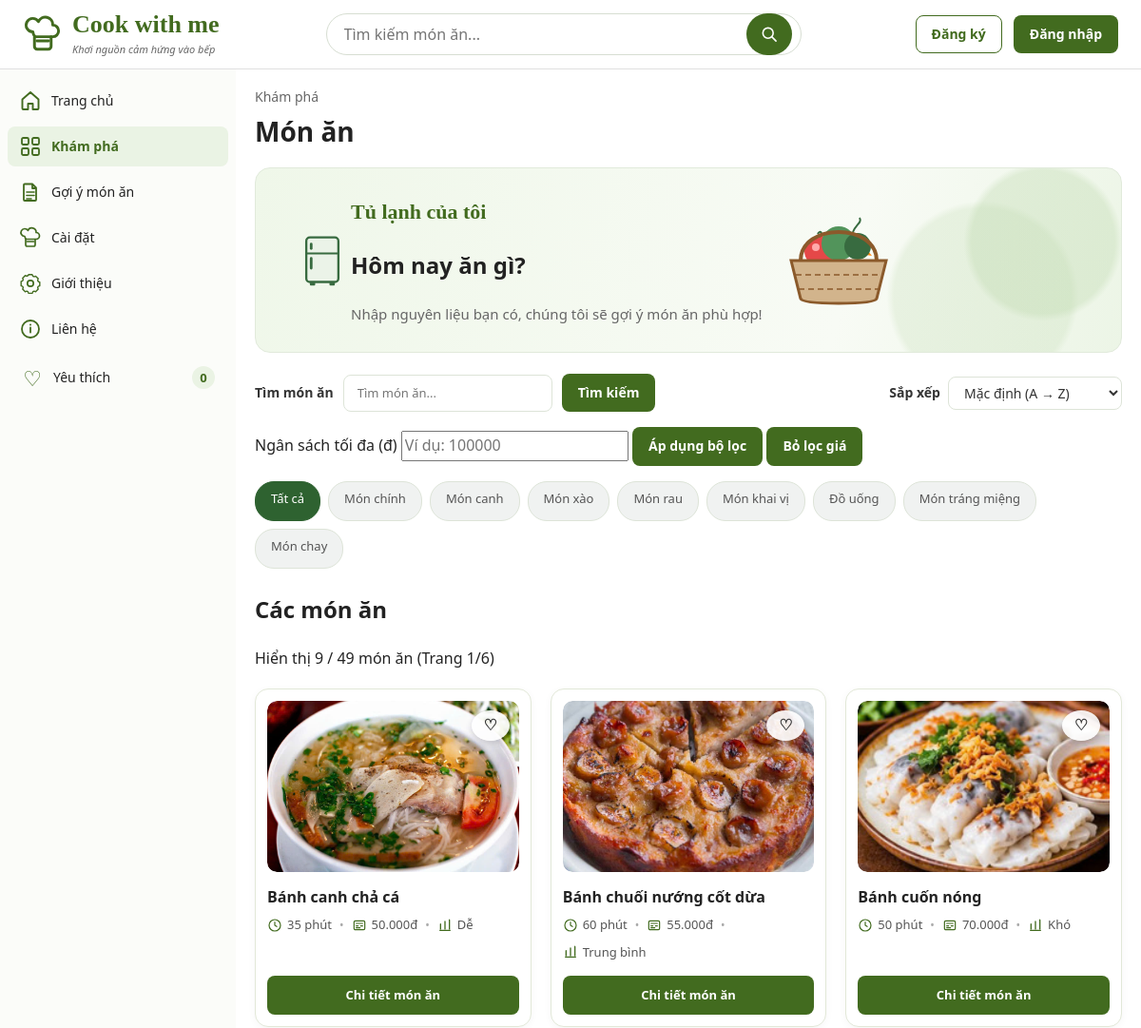
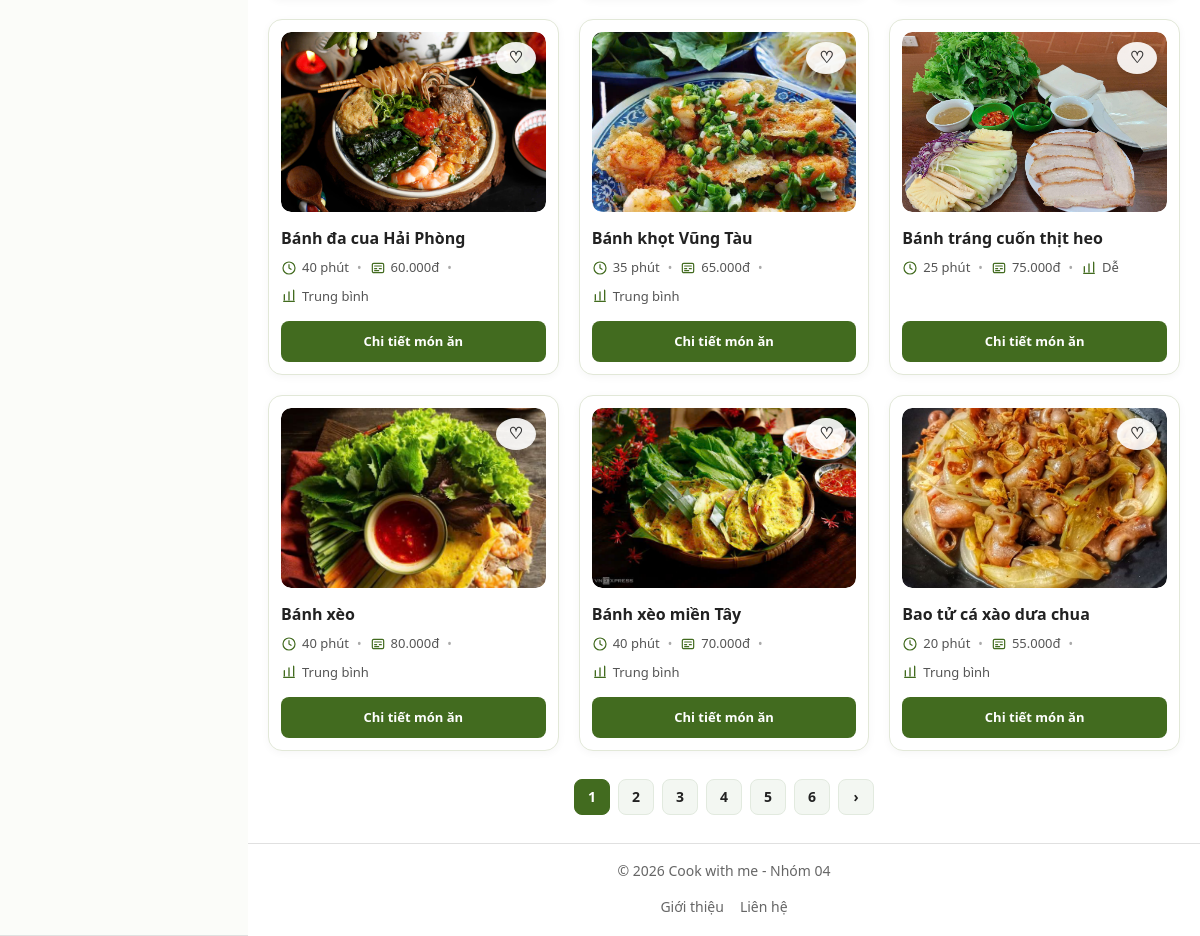
Screenshot of /danh-sach.php with the database file from the repository (2 pictures, top to bottom).
### tables this page shows
CREATE TABLE mon_an (
    id INT UNSIGNED AUTO_INCREMENT PRIMARY KEY,
    slug VARCHAR(150) NOT NULL UNIQUE,
    danh_muc_id INT UNSIGNED NOT NULL,
    ten VARCHAR(200) NOT NULL,
    thoi_gian SMALLINT UNSIGNED NOT NULL,
    khau_phan SMALLINT UNSIGNED NOT NULL,
    do_kho VARCHAR(30) NOT NULL,
    ngan_sach INT UNSIGNED NOT NULL,
    ton_kho INT UNSIGNED NOT NULL DEFAULT 0,
    hinh_anh VARCHAR(255),
    mo_ta TEXT,
    video VARCHAR(255),
    danh_gia DECIMAL(3,2) DEFAULT 0,
    so_luot_danh_gia INT UNSIGNED DEFAULT 0,
    ngay_tao DATETIME NOT NULL
        DEFAULT CURRENT_TIMESTAMP,

    CONSTRAINT fk_mon_an_danh_muc
        FOREIGN KEY (danh_muc_id)
        REFERENCES danh_muc(id)
        ON DELETE RESTRICT,

    CONSTRAINT chk_mon_an_thoi_gian
        CHECK (thoi_gian > 0),

    CONSTRAINT chk_mon_an_khau_phan
        CHECK (khau_phan > 0),

    INDEX idx_mon_an_danh_muc_ngan_sach
        (danh_muc_id, ngan_sach)
);

### danh-sach.php (the view, shortened to what the rows shown need)
<?php
require_once __DIR__ . '/inc/db.php';
$kho = new KhoMonAn(db());
$daDangNhap = !empty($_SESSION['user']) || !empty($_SESSION['nguoi_dung']);
$tuKhoa  = trim((string) ($_GET['keyword'] ?? $_GET['q'] ?? ''));
$danhMuc = trim((string) ($_GET['dm'] ?? ''));
$sapXep  = trim((string) ($_GET['sapXep'] ?? $_GET['sx'] ?? 'ten-az'));
$giaRaw  = trim((string) ($_GET['gia'] ?? ''));
$giaToiDa = ($giaRaw !== '' && ctype_digit($giaRaw) && (float) $giaRaw <= 4294967295)
    ? (int) $giaRaw : null;
$trangYeuCau = filter_var($_GET['page'] ?? 1, FILTER_VALIDATE_INT);
$trangYeuCau = ($trangYeuCau === false || $trangYeuCau < 1) ? 1 : $trangYeuCau;
function urlDanhSach(array $thamSo): string
{
    $thamSo = array_filter($thamSo, fn($giaTri) => $giaTri !== '' && $giaTri !== null);
    return 'danh-sach.php' . ($thamSo ? '?' . http_build_query($thamSo) : '');
}
$thamSoGoc = [
    'keyword' => $tuKhoa,
    'dm'      => $danhMuc,
    'sapXep'  => $sapXep,
    'gia'     => $giaToiDa,
    'page'    => $trangYeuCau,
];
$soMonTrenTrang = 9;
$tongSoMon = $kho->demTimKiemNangCao($tuKhoa, $danhMuc, $giaToiDa);
$tongSoTrang = max(1, (int) ceil($tongSoMon / $soMonTrenTrang));
$trangHienTai = min($trangYeuCau, $tongSoTrang);
$danhSachHienThi = $kho->timKiemPhanTrang(
    $tuKhoa, $danhMuc, $giaToiDa, $sapXep, $trangHienTai, $soMonTrenTrang
);
$thamSoGoc['page'] = $trangHienTai;
require __DIR__ . '/inc/header.php';
?>
<main class="trang-kham-pha kham-pha">
    <div class="tieu-de-danh-sach">
        <div>
            <h1 id="tieu-de-mon-an">Món ăn</h1>
        </div>
    </div>
    <section class="hero-kham-pha">
        <div class="hero-kham-pha-noi-dung">
            <h2>Hôm nay ăn gì?</h2>
        </div>
    </section>
    <div class="khu-vuc-danh-sach-mon-an">
        <section class="khu-vuc-ket-qua" aria-labelledby="tieu-de-ket-qua">
            <div class="tieu-de-ket-qua">
                <h2 id="tieu-de-ket-qua">Các món ăn</h2>
            </div>
            <div class="danh-sach-mon-an" id="danh-sach-mon-an">
                <?php if (!empty($danhSachHienThi)): ?>
                    <?php foreach ($danhSachHienThi as $mon): ?>
                        <?php
                        $idChuan    = $mon->id;
                        $daYeuThich = $yeuThichService->co($idChuan);
                        ?>
                        <article class="the-mon-an" data-danh-muc="<?= e($mon->danhMuc) ?>">
                            <div class="khung-anh-mon">
                                <img
                                    src="<?= e($mon->hinhAnh ?: 'images/ca-kho-to.jpg') ?>"
                                    alt="<?= e($mon->ten) ?>"
                                    loading="lazy"
                                >
                                <?php if ($daDangNhap): ?>
                                    <form action="<?= e(urlDanhSach($thamSoGoc)) ?>" method="post">
                                        <button
                                            class="nut-yeu-thich"
                                            type="submit"
                                            name="doi_yeu_thich"
                                            value="<?= e($idChuan) ?>"
                                            aria-label="<?= $daYeuThich ? 'Bỏ khỏi yêu thích' : 'Thêm vào yêu thích' ?>"
                                        >
                                            <?= $daYeuThich ? '♥' : '♡' ?>
                                        </button>
                                    </form>
                                <?php else: ?>
                                    <a
                                        href="dang-nhap.php"
                                        class="nut-yeu-thich"
                                        aria-label="Đăng nhập để lưu món"
                                    >♡</a>
                                <?php endif; ?>
                            </div>
                            <div class="noi-dung-the-mon">
                                <h3><?= e($mon->ten) ?></h3>
                                <p class="thong-tin-phu">
                                    <span class="item-thong-tin">
                                        <img src="images/icons/icon-thoi-gian.svg" alt="" class="icon-phu">
                                        <?= (int) $mon->thoiGian ?> phút
                                    </span>
                                    <span class="cham-phan-cach">•</span>
                                    <span class="item-thong-tin">
                                        <img src="images/icons/icon-ngan-sach.svg" alt="" class="icon-phu">
                                        <?= number_format($mon->nganSach, 0, ',', '.') ?>đ
                                    </span>
                                    <span class="cham-phan-cach">•</span>
                                    <span class="item-thong-tin">
                                        <img src="images/icons/icon-do-kho.svg" alt="" class="icon-phu">
                                        <?= e($mon->doKho) ?>
                                    </span>
                                </p>
                                <a href="chi-tiet.php?id=<?= e($idChuan) ?>" class="nut">
                                    Chi tiết món ăn
                                </a>
                            </div>
                        </article>
                    <?php endforeach; ?>
                <?php else: ?>
                    <p class="thong-bao-khong-co">
                        Không tìm thấy món ăn nào phù hợp với lựa chọn của bạn.
                    </p>
                <?php endif; ?>
            </div>
        </section>
    </div>
</main>
<?php
require __DIR__ . '/inc/footer.php';
?>

### rows the page displays
mon_an: hinh_anh (picture), ten "Bánh canh chả cá", thoi_gian "35", ngan_sach "50.000", do_kho "Dễ"
mon_an: hinh_anh (picture), ten "Bánh chuối nướng cốt dừa", thoi_gian "60", ngan_sach "55.000", do_kho "Trung bình"
mon_an: hinh_anh (picture), ten "Bánh cuốn nóng", thoi_gian "50", ngan_sach "70.000", do_kho "Khó"
mon_an: hinh_anh (picture), ten "Bánh đa cua Hải Phòng", thoi_gian "40", ngan_sach "60.000", do_kho "Trung bình"
mon_an: hinh_anh (picture), ten "Bánh khọt Vũng Tàu", thoi_gian "35", ngan_sach "65.000", do_kho "Trung bình"
mon_an: hinh_anh (picture), ten "Bánh tráng cuốn thịt heo", thoi_gian "25", ngan_sach "75.000", do_kho "Dễ"
mon_an: hinh_anh (picture), ten "Bánh xèo", thoi_gian "40", ngan_sach "80.000", do_kho "Trung bình"
mon_an: hinh_anh (picture), ten "Bánh xèo miền Tây", thoi_gian "40", ngan_sach "70.000", do_kho "Trung bình"
mon_an: hinh_anh (picture), ten "Bao tử cá xào dưa chua", thoi_gian "20", ngan_sach "55.000", do_kho "Trung bình"

### other values shown
$nhan "Trang chủ"
$nhan "Khám phá"
$nhan "Gợi ý món ăn"
$nhan "Cài đặt"
$nhan "Giới thiệu"
$nhan "Liên hệ"
$soYeuThich "0"
$tenDanhMuc "Tất cả"
$tenDanhMuc "Món chính"
$tenDanhMuc "Món canh"
$tenDanhMuc "Món xào"
$tenDanhMuc "Món rau"
$tenDanhMuc "Món khai vị"
$tenDanhMuc "Đồ uống"
$tenDanhMuc "Món tráng miệng"
